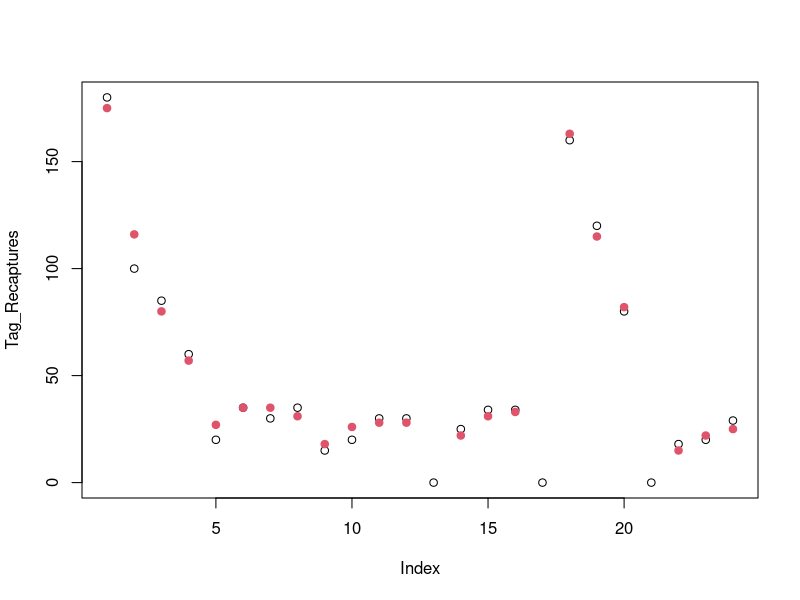

The R script that drew this image:

#DATA SECTION
Tag_StartYear=1990
Tag_EndYear=1993
Yrs=Tag_StartYear:Tag_EndYear
start.yr=c(1,2)
Tag_nyrs=length(Yrs)
Tag_Areas=3
Tag_numTagGp=2
Tag_Releases_areas=array(data=c(5000,0,0,0,5000,0),dim=c(1,Tag_Areas,Tag_numTagGp))
Tag_Releases_yrs=array(data=c(1990,1991),dim=c(1,1,Tag_numTagGp))
Tag_Recaptures=array(,dim=c(Tag_nyrs,Tag_Areas,Tag_numTagGp))
Tag_Recaptures[,,1]=matrix(c(180,20,15, 100,35,20, 85,30,30, 60,35,30),ncol=Tag_Areas,byrow=T)
Tag_Recaptures[,,2]=matrix(c(0,0,0, 25,160,18, 34,120,20, 34,80,29),ncol=Tag_Areas,byrow=T)
Tag_Recapture_index=array(,dim=c(Tag_nyrs,Tag_Areas,Tag_numTagGp))
Tag_Recapture_index[,,1]=matrix(rep(1,12),ncol=Tag_Areas,byrow=T)
Tag_Recapture_index[,,2]=matrix(c(0,0,0, rep(1,9)),ncol=Tag_Areas,byrow=T)
Tag_Reporting=matrix(rep(0.9,12),ncol=Tag_Areas,byrow=T)
Tag_Shedding=0.01
Tag_M=0.1
Tag_Effort=matrix(rep(c(10,9,8),4),ncol=Tag_Areas,byrow=T)
Tag_nMovParams=6
liketype=1
likePoissonK=.0001



#PARAMETERS SECTION
movPar_1_1=0.6
movPar_1_2=0.14
movPar_2_1=0.14
movPar_2_2=0.6
movPar_3_2=0.15
movPar_3_3=0.75
Tag_log_Q1=-5
Tag_log_Q2=-5
Tag_log_Q3=-5
Tag_log_Tau=1


#Declare some objects
MovMat=matrix(nrow=Tag_Areas,ncol=Tag_Areas)
Tag_N=array(,dim=c(Tag_nyrs,Tag_Areas,Tag_numTagGp)) 
Tag_Pred_Rec=Tag_N_no_mov=Tag_N
Tag_F=matrix(nrow=Tag_nyrs,ncol=Tag_Areas) 
Tag_Q=Tag_F
Tag_Tau=0
Tag_NLL=0

#These are the values used for simulating the observed data, should recover them.
Original.pars=c(
  movPar_1_1=0.8,
  movPar_1_2=0.1,
  movPar_2_1=0.1,
  movPar_2_2=0.8,
  movPar_3_2=0.1,
  movPar_3_3=0.8,
  Tag_log_Q1=-5,
  Tag_log_Q2=-5,
  Tag_log_Q3=-5
)

pars=c(movPar_1_1,movPar_1_2,movPar_2_1,movPar_2_2,movPar_3_2,movPar_3_3,Tag_log_Q1,Tag_log_Q2,Tag_log_Q3)
names(pars)=names(Original.pars)
est.mov.rate=function(pars)
{
  #fill in Movement matrix
  MovMat[1,1]=pars[1];
  MovMat[1,2]=pars[2];
  MovMat[1,3]=1-(pars[1]+pars[2]);
  
  MovMat[2,1]=pars[3];
  MovMat[2,2]=pars[4];
  MovMat[2,3]=1-(pars[3]+pars[4]);
  
  MovMat[3,1]=1-(movPar_3_3+movPar_3_2);
  MovMat[3,2]=pars[5];
  MovMat[3,3]=pars[6];
  
  
  
  #put catchability in normal space
  for(t in 1:Tag_nyrs)
  {
    Tag_Q[t,1]=exp(pars[7]);
    Tag_Q[t,2]=exp(pars[8]);
    Tag_Q[t,3]=exp(pars[9]);
  }
  Original.pars=c

  #calculate fishing mortality at time and area
  for(t in 1:Tag_nyrs) Tag_F[t,]=Tag_Q[t,]*Tag_Effort[t,]
  
  #fill in numbers
  for(t in 1:Tag_numTagGp)                                            #loop over tag groups
  {
    Tag_yearTag=match(Tag_Releases_yrs[1,1,t],Yrs);
    n=start.yr[t]
    for(y in n:Tag_nyrs)                               #loop over years
    {         
      if(y==Tag_yearTag)
      {                  
        #Recruitment tags
        Tag_N[y,,t]=Tag_Releases_areas[,,t];
        
        #Apply mortality
        for(a in 1:Tag_Areas)                                    #loop over areas
        {
          Tag_N[y,a,t] =  Tag_N[y,a,t] * exp(-(Tag_F[y,a] + Tag_M + Tag_Shedding));
        }
        
      }else
      {                 
        #Apply mortality
        for(a in 1:Tag_Areas)                                    #loop over areas
        {
          Tag_N[y,a,t] =  Tag_N[y-1,a,t] * exp(-(Tag_F[y,a] + Tag_M + Tag_Shedding));
        }   
      }
      
      #Apply movement
      Tag_N[y,,t]=Tag_N[y,,t]%*%MovMat;
    }
  }
  
  
  #Observation model
  for(t in 1:Tag_numTagGp)                               
  {
    Tag_yearTag=match(Tag_Releases_yrs[1,1,t],Yrs)
    for(y in 1:Tag_nyrs)                   
    {
      for(a in 1:Tag_Areas)                            
      {
        Tag_Pred_Rec[y,a,t]=Tag_Reporting[y,a] * Tag_N[y,a,t] * ((Tag_F[y,a])/(Tag_F[y,a] + Tag_M + Tag_Shedding)) *(1-exp(-(Tag_F[y,a] + Tag_M + Tag_Shedding)));
      }
    }
  }
  
  #Objective function
  Tag_Tau=exp(Tag_log_Tau);
  
  #Calculate observations' likelihood
  for(t in 1:Tag_numTagGp)                               
  {
    for(y in 1:Tag_nyrs)                   
    {
      for(a in 1:Tag_Areas) 
      {
        #normal
        if(Tag_Recapture_index[y,a,t]>0) Tag_NLL= Tag_NLL+((Tag_Recaptures[y,a,t]+likePoissonK)-((Tag_Pred_Rec[y,a,t] + likePoissonK)))^2;
       }
    }
   }

  



  return(list(neg.LL=Tag_NLL,Tag_Pred_Rec=Tag_Pred_Rec))
}
fn_obj=function(pars)est.mov.rate(pars)$neg.LL  #objfun to minimize 
fit=optim(pars,fn_obj,method="Nelder-Mead")

Eval=est.mov.rate(fit$par)
Pred_recap=Eval$Tag_Pred_Rec



#Compare original parameter with predicted
Original.pars
round(fit$par,2)

#compare original data with predicted
plot(Tag_Recaptures)
points(round(Pred_recap),pch=19,col=2)
